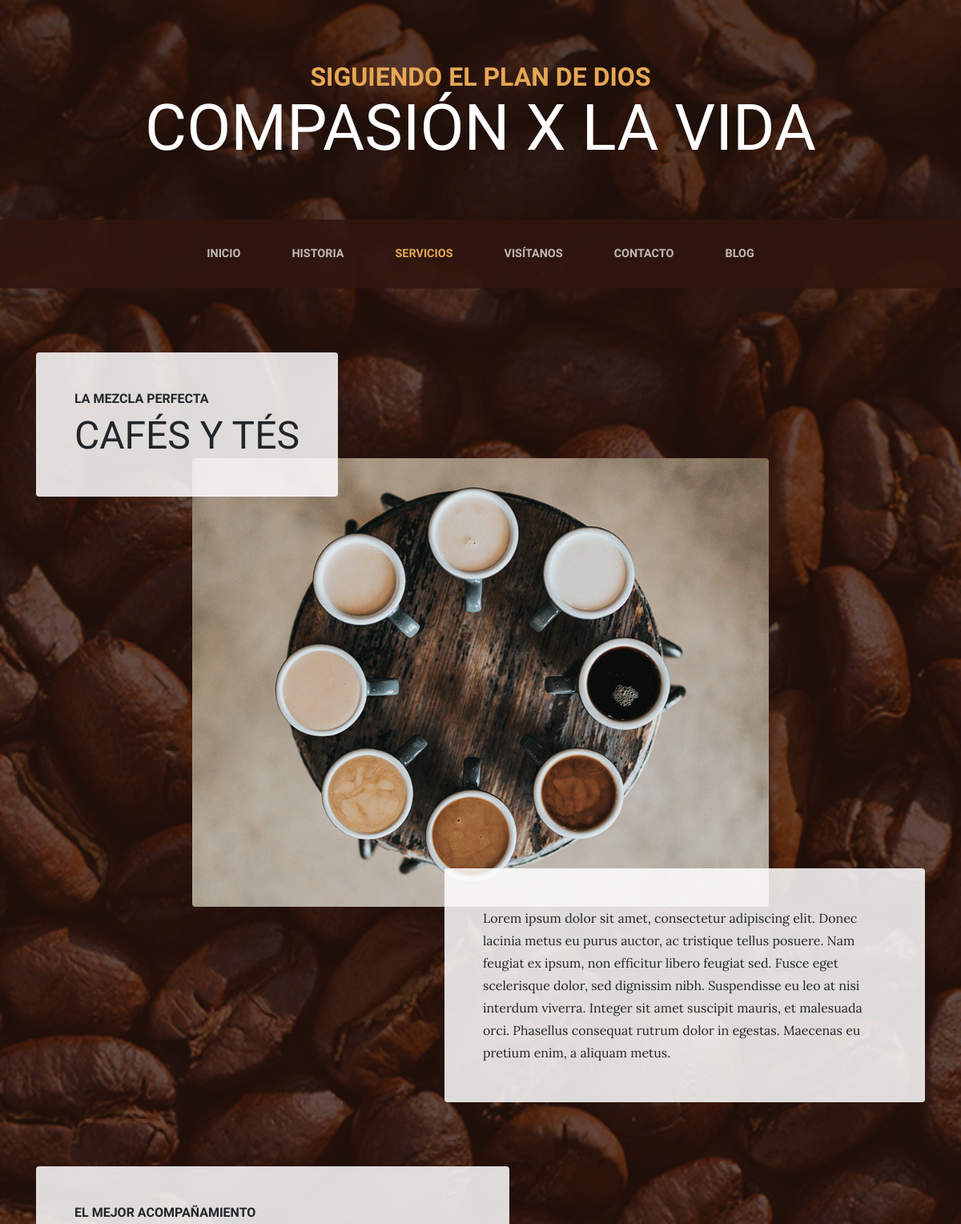
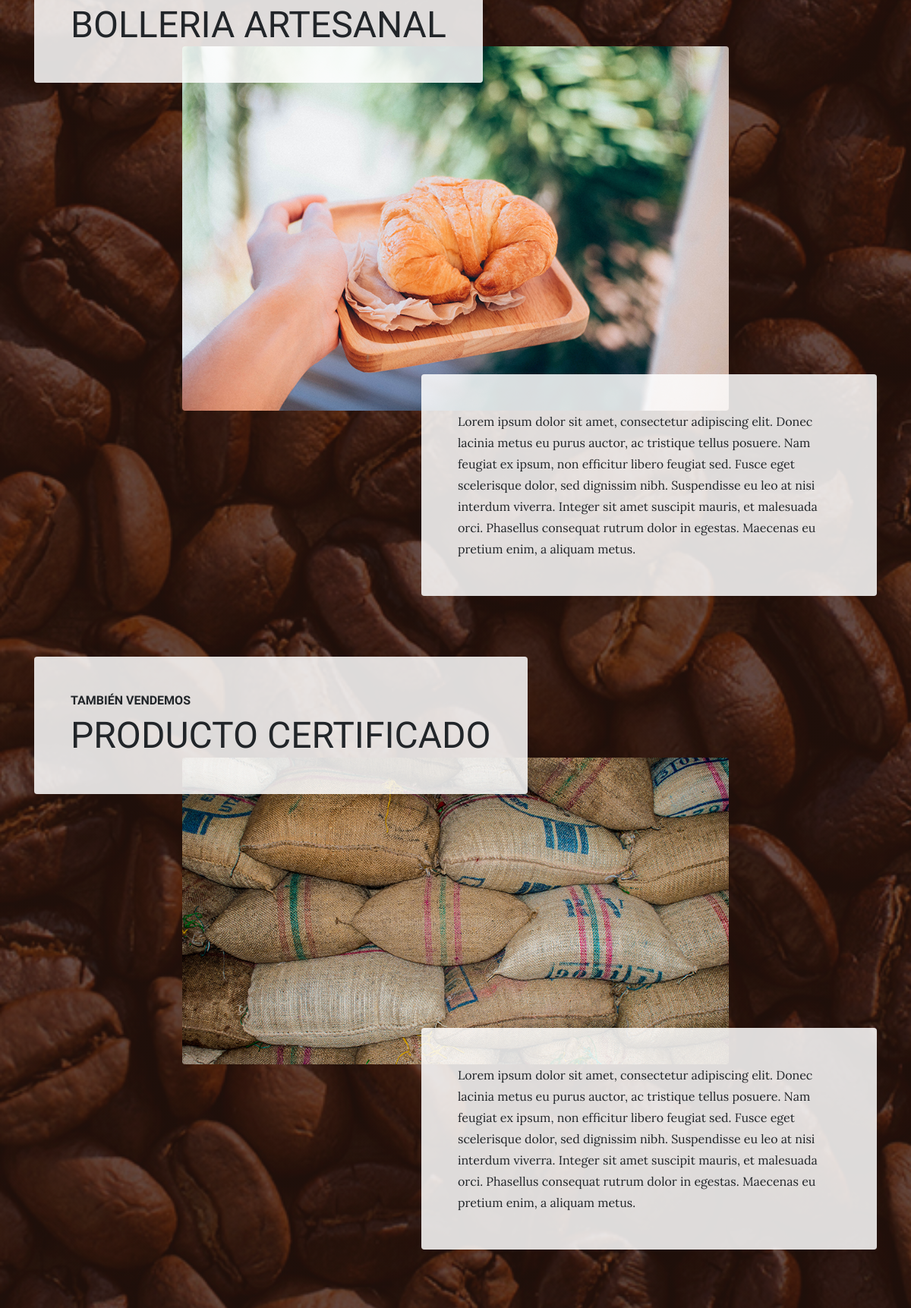
Page /services/ (upper part) on the committed database (2 pictures, top to bottom).
### services/models.py (models this page shows, shortened)
class Service(models.Model):
    title = models.CharField(max_length=200, verbose_name="Titulo")
    subtitle = models.CharField(max_length=200, verbose_name="Subtitulo")
    content = models.TextField(verbose_name="Contenido")
    image = models.ImageField(verbose_name="Imagen", upload_to="services")
    created = models.DateField(verbose_name="Fecha de creación", auto_now_add=True)
    updated = models.DateField(verbose_name="Fecha de edición", auto_now=True)
    class Meta:
        verbose_name = "Servicio"
        verbose_name_plural = "Servicios"
        ordering = ["-created"]

### services/views.py (the view)
# urls.py: path('services/', include('services.urls')),
def services(request):
    services = Service.objects.all()
    return render(request,"services/services.html", {"services": services})

### services/templates/services/services.html (shortened to what this page needs)
{% extends 'core/base.html' %}
{% load static %}
{% block content %}
  {% for service in services %}
    <section class="page-section">
      <div class="container">
        <div class="product-item">
          <div class="product-item-title d-flex">
            <div class="bg-faded p-5 d-flex mr-auto rounded">
              <h2 class="section-heading mb-0">
                <span class="section-heading-upper">{{service.subtitle}}</span>
                <span class="section-heading-lower">{{service.title}}</span>
              </h2>
            </div>
          </div>
          <img class="product-item-img mx-auto d-flex rounded img-fluid mb-3 mb-lg-0" src="{{ service.image.url}}" alt="">
          <div class="product-item-description d-flex ml-auto">
            <div class="bg-faded p-5 rounded">
              <p class="mb-0">{{service.content}}</p>
            </div>
          </div>
        </div>
      </div>
    </section>
  {% endfor %}
{% endblock %}

### core/static/core/css/business-casual.css (style rules this page uses)
body { font-family: 'Lora'; background: linear-gradient(rgba(47, 23, 15, 0.65), rgba(47, 23, 15, 0.65)), url("../img/bg.jpg"); background-attachment: fixed; background-position: center; background-size: cover; }
h1, h2, h3, h4, h5, h6 { font-family: 'Raleway'; }
p { line-height: 1.75; }
.page-section { margin-top: 5rem; margin-bottom: 5rem; }
.section-heading { text-transform: uppercase; }
.section-heading .section-heading-upper { display: block; font-size: 1rem; font-weight: 800; padding-bottom:.5rem; }
.section-heading .section-heading-lower { display: block; font-size: 3rem; font-weight: 100; }
.bg-faded { background-color: rgba(255, 255, 255, 0.85); }
@media (min-width: 992px) { .product-item .product-item-title { position: relative; z-index: 1; margin-bottom: -3rem; } }
@media (min-width: 992px) { .product-item .product-item-img { position: relative; z-index: 0; max-width: 60vw; } }
@media (min-width: 992px) { .product-item .product-item-description { position: relative; z-index: 1; margin-top: -3rem; max-width: 50vw; } }

### rows in the picture
Service: subtitle "LA MEZCLA PERFECTA", title "CAFÉS Y TÉS", image (picture), content "Lorem ipsum dolor sit amet, consectetur adipiscing elit. Donec lacinia metus eu purus auctor, ac tristique tellus posuere. Nam feugiat ex ipsum, non efficitur libero feugiat sed. Fusce eget scelerisque dolor, sed dignissim nibh. Suspendisse eu leo at nisi interdum viverra. Integer sit amet suscipit mauris, et malesuada orci. Phasellus consequat rutrum dolor in egestas. Maecenas eu pretium enim, a aliquam metus."
Service: subtitle "EL MEJOR ACOMPAÑAMIENTO", title "BOLLERIA ARTESANAL", image (picture), content "Lorem ipsum dolor sit amet, consectetur adipiscing elit. Donec lacinia metus eu purus auctor, ac tristique tellus posuere. Nam feugiat ex ipsum, non efficitur libero feugiat sed. Fusce eget scelerisque dolor, sed dignissim nibh. Suspendisse eu leo at nisi interdum viverra. Integer sit amet suscipit mauris, et malesuada orci. Phasellus consequat rutrum dolor in egestas. Maecenas eu pretium enim, a aliquam metus."
Service: subtitle "TAMBIÉN VENDEMOS", title "PRODUCTO CERTIFICADO", image (picture), content "Lorem ipsum dolor sit amet, consectetur adipiscing elit. Donec lacinia metus eu purus auctor, ac tristique tellus posuere. Nam feugiat ex ipsum, non efficitur libero feugiat sed. Fusce eget scelerisque dolor, sed dignissim nibh. Suspendisse eu leo at nisi interdum viverra. Integer sit amet suscipit mauris, et malesuada orci. Phasellus consequat rutrum dolor in egestas. Maecenas eu pretium enim, a aliquam metus."
